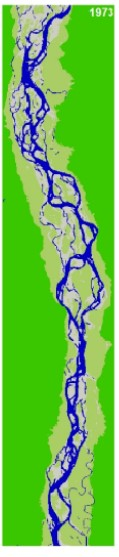
#> input picture dataset/1.jpg, 119 x 557 px
$ jupyter execute version1.ipynb
#> lines starting #> are read from the running program, lines starting #| are printed output that depends on the picture
[cell 1]
# import necessary libraries
import numpy as np
import cv2
import matplotlib.pyplot as plt

# read the satellite image
img = cv2.imread('dataset/1.jpg')
#> img is the input picture: shape (557, 119, 3); mean B, G, R 79.8, 189, 110.7

plt.imshow(img, cmap='viridis')
plt.colorbar()
plt.show()
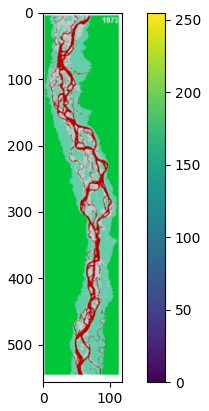
#> figure drawn by matplotlib, 2 panels; B, G, R data is drawn as R, G, B

# convert the image to float
img_float = np.float32(img)
# print(img_float)

# calculate NDVI
ndvi = (img_float[:, :, 2] - img_float[:, :, 1]) /(img_float[:, :, 2] + img_float[:, :, 1])
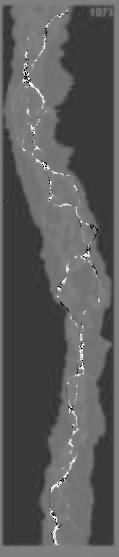
#> ndvi: shape (557, 119) float32; 0.15% of the values are NaN or infinite; the others: min -1, max 1, mean -0.284; drawn with min black, max white, NaN and infinite black

# display the NDVI image
plt.imshow(ndvi, cmap='viridis')
plt.colorbar()
plt.show()
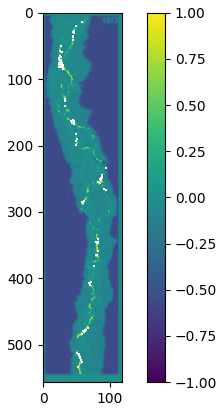
#> figure drawn by matplotlib, 2 panels

$ run again, with dataset/2.jpg copied over dataset/1.jpg
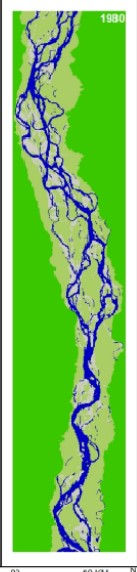
#> input picture dataset/2.jpg, 137 x 572 px
#> img is the input picture: shape (572, 137, 3); mean B, G, R 99.5, 194.3, 126.8
#> `ndvi = (img_float[:, :, 2] - img_float[:, :, 1]) /(img_float[:, :, 2] ..`:
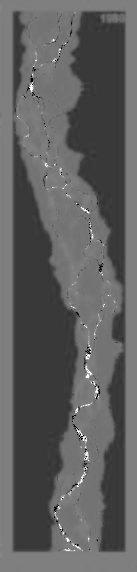
#> ndvi: shape (572, 137) float32; 0.13% of the values are NaN or infinite; the others: min -1, max 1, mean -0.251; drawn with min black, max white, NaN and infinite black
#> `plt.show()`:
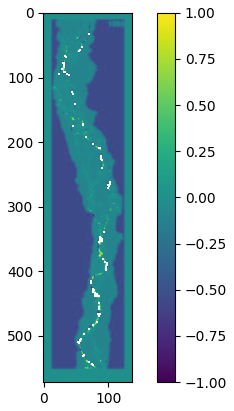
#> figure drawn by matplotlib, 2 panels

$ run again, with dataset/3.jpg copied over dataset/1.jpg
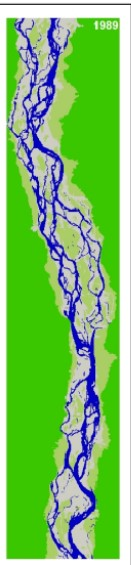
#> input picture dataset/3.jpg, 131 x 565 px
#> img is the input picture: shape (565, 131, 3); mean B, G, R 103.2, 192.2, 124.5
#> `ndvi = (img_float[:, :, 2] - img_float[:, :, 1]) /(img_float[:, :, 2] ..`:
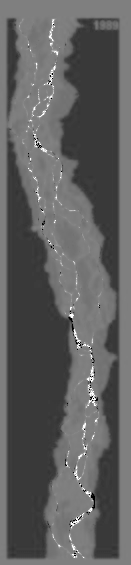
#> ndvi: shape (565, 131) float32; 0.15% of the values are NaN or infinite; the others: min -1, max 1, mean -0.246; drawn with min black, max white, NaN and infinite black
#> `plt.show()`:
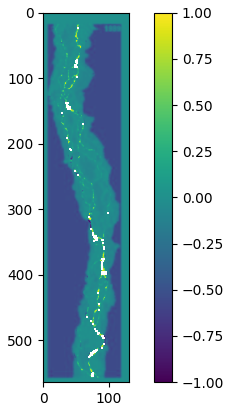
#> figure drawn by matplotlib, 2 panels

$ run again, with dataset/4.jpg copied over dataset/1.jpg
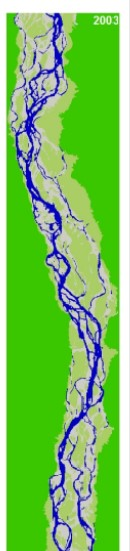
#> input picture dataset/4.jpg, 130 x 551 px
#> img is the input picture: shape (551, 130, 3); mean B, G, R 95.6, 194.7, 123.4
#> `ndvi = (img_float[:, :, 2] - img_float[:, :, 1]) /(img_float[:, :, 2] ..`:
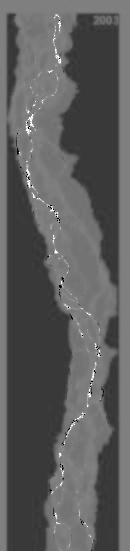
#> ndvi: shape (551, 130) float32; 0.09% of the values are NaN or infinite; the others: min -1, max 1, mean -0.263; drawn with min black, max white, NaN and infinite black
#> `plt.show()`:
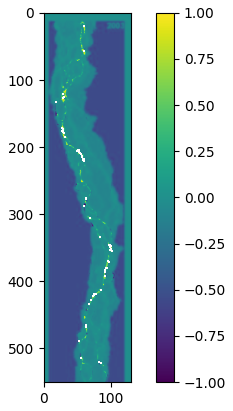
#> figure drawn by matplotlib, 2 panels
